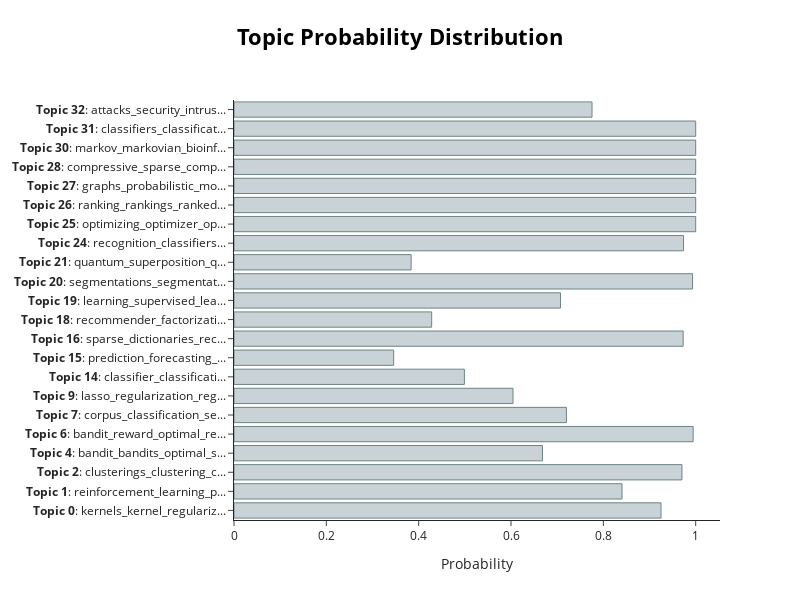

Write notebook code for a chart like this one.
### Code cell
topic_model.visualize_distribution(probs)

### Figure 1 — Plotly figure (JSON) as saved in the notebook; plotly's stock layout.template omitted (floating-point values rounded to 4 significant figures)
{"data": [{"marker": {"color": "#C8D2D7", "line": {"color": "#6E8484", "width": 1}}, "orientation": "h", "type": "bar", "x": [0.9249, 0.8404, 0.9702, 0.6682, 0.9945, 0.72, 0.6043, 0.4991, 0.3458, 0.9729, 0.4282, 0.7072, 0.9932, 0.3837, 0.9737, 1, 1, 1, 1, 1, 1, 0.7754], "y": ["<b>Topic 0</b>: kernels_kernel_regulariz...", "<b>Topic 1</b>: reinforcement_learning_p...", "<b>Topic 2</b>: clusterings_clustering_c...", "<b>Topic 4</b>: bandit_bandits_optimal_s...", "<b>Topic 6</b>: bandit_reward_optimal_re...", "<b>Topic 7</b>: corpus_classification_se...", "<b>Topic 9</b>: lasso_regularization_reg...", "<b>Topic 14</b>: classifier_classificati...", "<b>Topic 15</b>: prediction_forecasting_...", "<b>Topic 16</b>: sparse_dictionaries_rec...", "<b>Topic 18</b>: recommender_factorizati...", "<b>Topic 19</b>: learning_supervised_lea...", "<b>Topic 20</b>: segmentations_segmentat...", "<b>Topic 21</b>: quantum_superposition_q...", "<b>Topic 24</b>: recognition_classifiers...", "<b>Topic 25</b>: optimizing_optimizer_op...", "<b>Topic 26</b>: ranking_rankings_ranked...", "<b>Topic 27</b>: graphs_probabilistic_mo...", "<b>Topic 28</b>: compressive_sparse_comp...", "<b>Topic 30</b>: markov_markovian_bioinf...", "<b>Topic 31</b>: classifiers_classificat...", "<b>Topic 32</b>: attacks_security_intrus..."]}], "layout": {"height": 600, "hoverlabel": {"bgcolor": "white", "font": {"family": "Rockwell", "size": 16}}, "title": {"font": {"color": "Black", "size": 22}, "text": "<b>Topic Probability Distribution</b>", "x": 0.5, "xanchor": "center", "y": 0.95, "yanchor": "top"}, "width": 800, "xaxis": {"title": {"text": "Probability"}}}}
